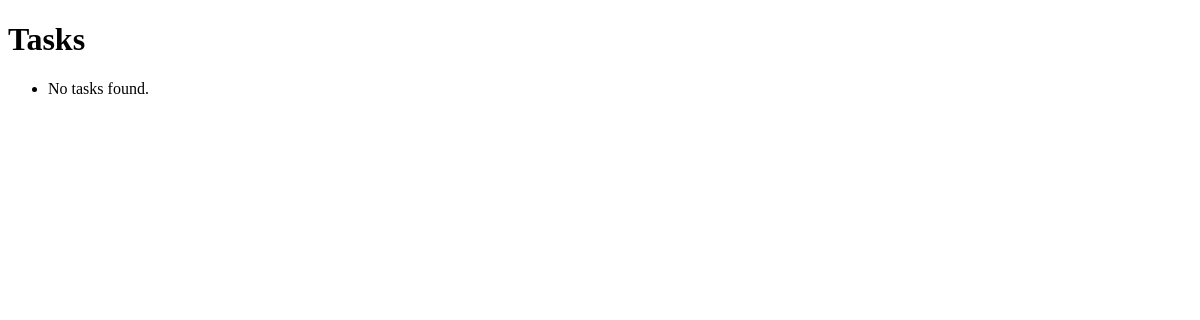
Page /taskManager/tasks-db/ on the earlier database version.
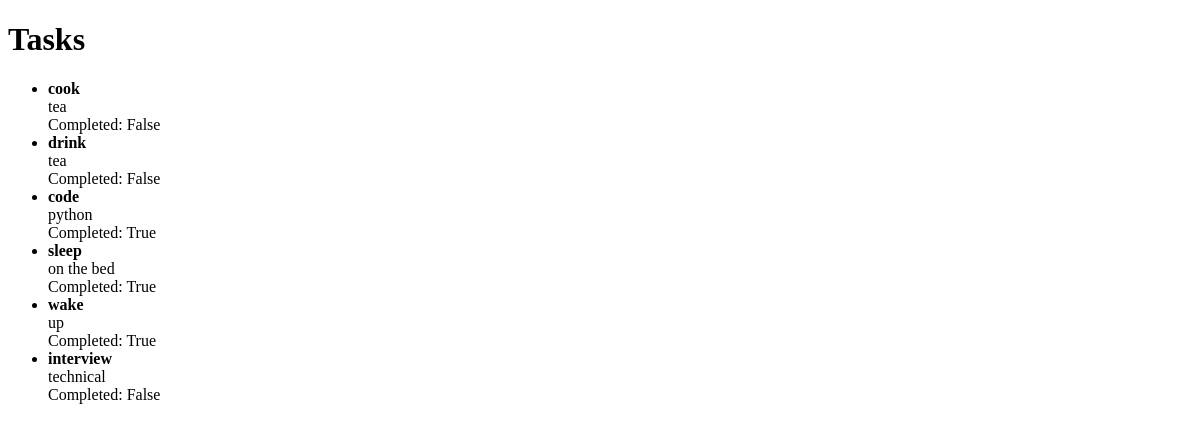
Same page on the later database version.
### Task_Management_app/models.py (models this page shows, shortened)
class Task(models.Model):
       title = models.CharField(max_length=100)
       description = models.TextField()
       completed = models.BooleanField(default=False)

### Task_Management_app/views.py (the view)
# urls.py: path('tasks-db/', task_list_db, name='task_list_db'),  # Using the database
def task_list_db(request):
    tasks = Task.objects.all()  # Query the database
    return render(request, 'tasks.html', {'tasks': tasks})

### Task_Management_app/templates/tasks.html (shortened to what this page needs)
<!DOCTYPE html>
<html lang="en">
  <head>
  </head>
  <body>
    <h1>Tasks</h1>
    <ul>
      {% for task in tasks %}
      <li>
        <strong>{{ task.title }}</strong><br />
        {{ task.description }}<br />
        Completed: {{ task.completed }}
      </li>
      {% empty %}
      <li>No tasks found.</li>
      {% endfor %}
    </ul>
  </body>
</html>

Differences in the rows shown:
added Task: title "cook", description "tea", completed "False"
added Task: title "drink", description "tea", completed "False"
added Task: title "code", description "python", completed "True"
added Task: title "sleep", description "on the bed", completed "True"
added Task: title "wake", description "up", completed "True"
added Task: title "interview", description "technical", completed "False"
Other differences:
text no longer shown: "No tasks found."
